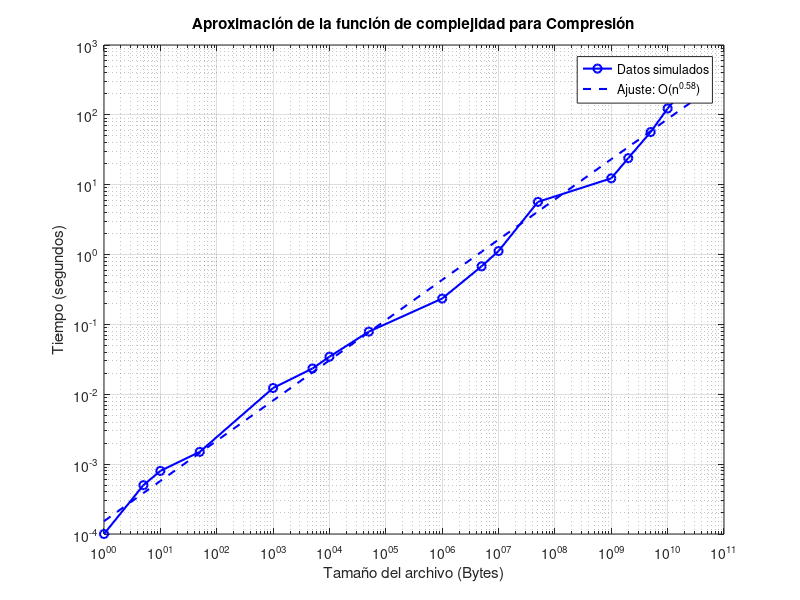
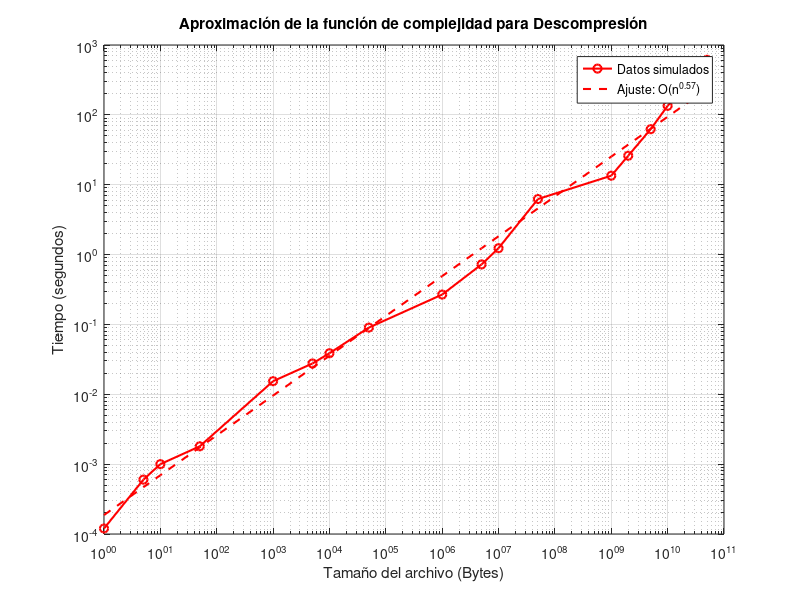

Write the MATLAB code that produced these figures, in order.
% Datos simulados
tamanos = [1, 5, 10, 50, 1e3, 5e3, 10e3, 50e3, 1e6, 5e6, 1e7, 5e7, 1e9, 2e9, 5e9, 10e9, 50e9];
tiempos_codificacion = [
    0.0001, 0.0005, 0.0008, 0.0015, ...
    0.0123, 0.0234, 0.0345, 0.0789, ...
    0.2345, 0.6789, 1.1234, 5.6789, ...
    12.3456, 24.0000, 56.7890, 123.4567, 567.8901];
tiempos_decodificacion = [
    0.00012, 0.0006, 0.001, 0.0018, ...
    0.0154, 0.0276, 0.0387, 0.0901, ...
    0.2676, 0.7234, 1.2345, 6.2345, ...
    13.4567, 26.0000, 62.3456, 134.5678, 613.4567];

% Ajuste para compresión
log_tamanos = log(tamanos);
log_codificacion = log(tiempos_codificacion);
coef_codificacion = polyfit(log_tamanos, log_codificacion, 1);
% Función ajustada para compresión
ajuste_codificacion = exp(coef_codificacion(2)) * tamanos.^coef_codificacion(1);

% Gráfica para compresión
figure;
loglog(tamanos, tiempos_codificacion, 'bo-', 'LineWidth', 1.5);
hold on;
loglog(tamanos, ajuste_codificacion, 'b--', 'LineWidth', 1.5);
title('Aproximación de la función de complejidad para Compresión');
xlabel('Tamaño del archivo (Bytes)');
ylabel('Tiempo (segundos)');
legend('Datos simulados', sprintf('Ajuste: O(n^{%.2f})', coef_codificacion(1)));
grid on;

% Ajuste para descompresión
log_decodificacion = log(tiempos_decodificacion);
coef_decodificacion = polyfit(log_tamanos, log_decodificacion, 1);
% Función ajustada para descompresión
ajuste_decodificacion = exp(coef_decodificacion(2)) * tamanos.^coef_decodificacion(1);

% Gráfica para descompresión
figure;
loglog(tamanos, tiempos_decodificacion, 'ro-', 'LineWidth', 1.5);
hold on;
loglog(tamanos, ajuste_decodificacion, 'r--', 'LineWidth', 1.5);
title('Aproximación de la función de complejidad para Descompresión');
xlabel('Tamaño del archivo (Bytes)');
ylabel('Tiempo (segundos)');
legend('Datos simulados', sprintf('Ajuste: O(n^{%.2f})', coef_decodificacion(1)));
grid on;

% Mostrar ecuaciones ajustadas
disp('Ecuación para la compresión:');
fprintf('Tiempo = %.4e * Tamaño^{%.2f}\n', exp(coef_codificacion(2)), coef_codificacion(1));
disp('Ecuación para la descompresión:');
fprintf('Tiempo = %.4e * Tamaño^{%.2f}\n', exp(coef_decodificacion(2)), coef_decodificacion(1));
